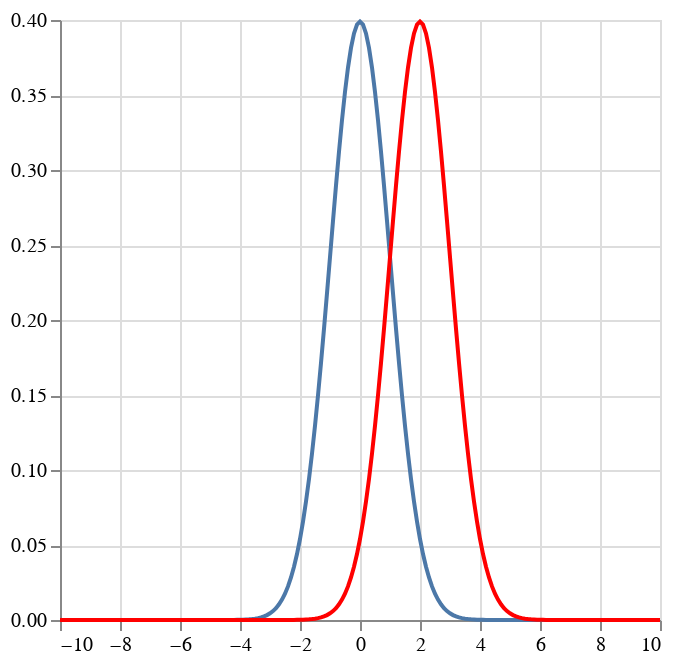

The code cell stored with this chart in its notebook:
### Code cell
m = 2
x = collect(-10:0.1:10)
μ = Normal()
ν = Normal(m)
y = pdf(μ,x)
z = pdf(ν,x)
v1 = @vlplot(:line,x={x,type="quantitative"},y={y,type="quantitative"})
v2 = @vlplot(:line,x={x,type="quantitative"},y={z,type="quantitative"},color={value="red"})
p1 = @vlplot()+v1 + v2

### Figure 1 — Vega-Lite specification as saved in the notebook (floating-point values rounded to 4 significant figures; data arrays with more than 128 entries replaced by an {"elided": "..."} marker saying what was removed)
{"layer": [{"data": {"values": {"elided": "201 records"}}, "encoding": {"x": {"field": "x", "title": null, "type": "quantitative"}, "y": {"field": "y", "title": null, "type": "quantitative"}}, "mark": "line"}, {"data": {"values": {"elided": "201 records"}}, "encoding": {"color": {"value": "red"}, "x": {"field": "x", "title": null, "type": "quantitative"}, "y": {"field": "y", "title": null, "type": "quantitative"}}, "mark": "line"}]}
